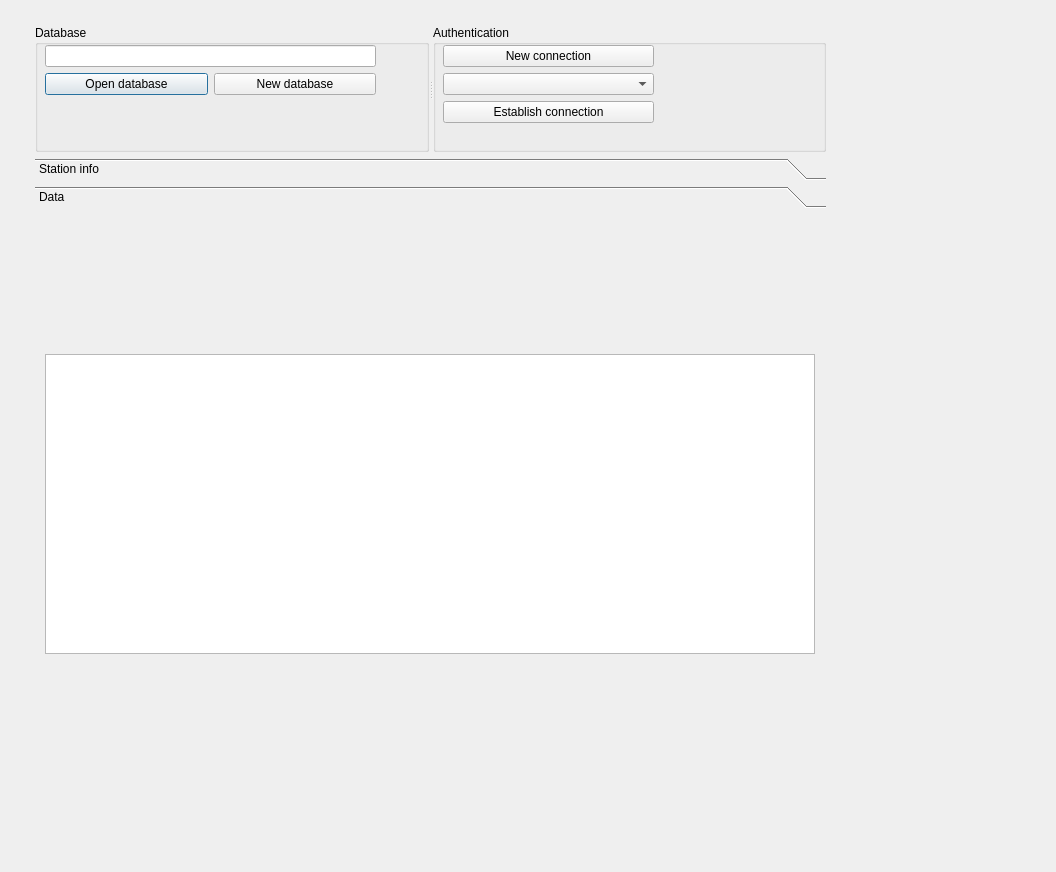
<?xml version="1.0" encoding="UTF-8"?>
<ui version="4.0">
 <class>dlgMain</class>
 <widget class="QDialog" name="dlgMain">
  <property name="geometry">
   <rect>
    <x>0</x>
    <y>0</y>
    <width>1056</width>
    <height>872</height>
   </rect>
  </property>
  <property name="windowTitle">
   <string>Netatmo Weatherdata</string>
  </property>
  <widget class="QWidget" name="verticalLayoutWidget">
   <property name="geometry">
    <rect>
     <x>30</x>
     <y>20</y>
     <width>801</width>
     <height>651</height>
    </rect>
   </property>
   <layout class="QVBoxLayout" name="lytMain" stretch="20,80">
    <property name="leftMargin">
     <number>5</number>
    </property>
    <property name="topMargin">
     <number>5</number>
    </property>
    <property name="rightMargin">
     <number>5</number>
    </property>
    <property name="bottomMargin">
     <number>5</number>
    </property>
    <item>
     <widget class="QSplitter" name="splDBAuth">
      <property name="sizePolicy">
       <sizepolicy hsizetype="Expanding" vsizetype="Expanding">
        <horstretch>0</horstretch>
        <verstretch>0</verstretch>
       </sizepolicy>
      </property>
      <property name="orientation">
       <enum>Qt::Horizontal</enum>
      </property>
      <property name="opaqueResize">
       <bool>true</bool>
      </property>
      <property name="childrenCollapsible">
       <bool>true</bool>
      </property>
      <widget class="QGroupBox" name="grpDB">
       <property name="sizePolicy">
        <sizepolicy hsizetype="Expanding" vsizetype="Expanding">
         <horstretch>0</horstretch>
         <verstretch>0</verstretch>
        </sizepolicy>
       </property>
       <property name="title">
        <string>Database</string>
       </property>
       <widget class="QWidget" name="">
        <property name="geometry">
         <rect>
          <x>10</x>
          <y>20</y>
          <width>331</width>
          <height>51</height>
         </rect>
        </property>
        <layout class="QGridLayout" name="lytDatabase">
         <item row="0" column="0" colspan="2">
          <widget class="QLineEdit" name="ledDatabase"/>
         </item>
         <item row="1" column="0">
          <widget class="QPushButton" name="btnOpenDB">
           <property name="text">
            <string>Open database</string>
           </property>
          </widget>
         </item>
         <item row="1" column="1">
          <widget class="QPushButton" name="btnNewDB">
           <property name="text">
            <string>New database</string>
           </property>
          </widget>
         </item>
        </layout>
       </widget>
      </widget>
      <widget class="QGroupBox" name="grpAuth">
       <property name="sizePolicy">
        <sizepolicy hsizetype="Expanding" vsizetype="Expanding">
         <horstretch>0</horstretch>
         <verstretch>0</verstretch>
        </sizepolicy>
       </property>
       <property name="title">
        <string>Authentication</string>
       </property>
       <widget class="QWidget" name="">
        <property name="geometry">
         <rect>
          <x>10</x>
          <y>20</y>
          <width>211</width>
          <height>80</height>
         </rect>
        </property>
        <layout class="QVBoxLayout" name="verticalLayout">
         <item>
          <widget class="QPushButton" name="btnNewConn">
           <property name="text">
            <string>New connection</string>
           </property>
          </widget>
         </item>
         <item>
          <widget class="QComboBox" name="cmbAuthId"/>
         </item>
         <item>
          <widget class="QPushButton" name="btnEstablishConn">
           <property name="text">
            <string>Establish connection</string>
           </property>
          </widget>
         </item>
        </layout>
       </widget>
      </widget>
     </widget>
    </item>
    <item>
     <widget class="QToolBox" name="tbxMain">
      <property name="autoFillBackground">
       <bool>false</bool>
      </property>
      <property name="frameShape">
       <enum>QFrame::NoFrame</enum>
      </property>
      <property name="currentIndex">
       <number>1</number>
      </property>
      <widget class="QWidget" name="tabStationInfo">
       <property name="geometry">
        <rect>
         <x>0</x>
         <y>0</y>
         <width>791</width>
         <height>454</height>
        </rect>
       </property>
       <attribute name="label">
        <string>Station info</string>
       </attribute>
       <widget class="QWidget" name="">
        <property name="geometry">
         <rect>
          <x>10</x>
          <y>10</y>
          <width>771</width>
          <height>441</height>
         </rect>
        </property>
        <layout class="QHBoxLayout" name="lytStation">
         <item>
          <layout class="QGridLayout" name="lytStationInfo" rowstretch="0,0,0,0,0,0,20,0,0" columnstretch="10,20,0,10,20">
           <item row="0" column="3">
            <widget class="QLabel" name="lblDateEstablished">
             <property name="sizePolicy">
              <sizepolicy hsizetype="Expanding" vsizetype="Expanding">
               <horstretch>0</horstretch>
               <verstretch>0</verstretch>
              </sizepolicy>
             </property>
             <property name="text">
              <string>Date established:</string>
             </property>
            </widget>
           </item>
           <item row="8" column="0">
            <widget class="QListWidget" name="lbxModules">
             <property name="enabled">
              <bool>false</bool>
             </property>
            </widget>
           </item>
           <item row="0" column="2">
            <spacer name="hspStationInfo">
             <property name="orientation">
              <enum>Qt::Horizontal</enum>
             </property>
             <property name="sizeHint" stdset="0">
              <size>
               <width>40</width>
               <height>20</height>
              </size>
             </property>
            </spacer>
           </item>
           <item row="3" column="1">
            <widget class="QLabel" name="lblModuleTypeStr">
             <property name="sizePolicy">
              <sizepolicy hsizetype="Expanding" vsizetype="Expanding">
               <horstretch>0</horstretch>
               <verstretch>0</verstretch>
              </sizepolicy>
             </property>
             <property name="text">
              <string/>
             </property>
             <property name="alignment">
              <set>Qt::AlignRight|Qt::AlignTrailing|Qt::AlignVCenter</set>
             </property>
            </widget>
           </item>
           <item row="2" column="0">
            <widget class="QLabel" name="lblStationModuleName">
             <property name="sizePolicy">
              <sizepolicy hsizetype="Expanding" vsizetype="Expanding">
               <horstretch>0</horstretch>
               <verstretch>0</verstretch>
              </sizepolicy>
             </property>
             <property name="text">
              <string>Module name:</string>
             </property>
            </widget>
           </item>
           <item row="2" column="1">
            <widget class="QLabel" name="lblModuleNameStr">
             <property name="sizePolicy">
              <sizepolicy hsizetype="Expanding" vsizetype="Expanding">
               <horstretch>0</horstretch>
               <verstretch>0</verstretch>
              </sizepolicy>
             </property>
             <property name="text">
              <string/>
             </property>
             <property name="alignment">
              <set>Qt::AlignRight|Qt::AlignTrailing|Qt::AlignVCenter</set>
             </property>
            </widget>
           </item>
           <item row="2" column="4">
            <widget class="QDateTimeEdit" name="dteLastStatusStore">
             <property name="sizePolicy">
              <sizepolicy hsizetype="Expanding" vsizetype="Fixed">
               <horstretch>0</horstretch>
               <verstretch>0</verstretch>
              </sizepolicy>
             </property>
             <property name="alignment">
              <set>Qt::AlignRight|Qt::AlignTrailing|Qt::AlignVCenter</set>
             </property>
             <property name="readOnly">
              <bool>true</bool>
             </property>
             <property name="buttonSymbols">
              <enum>QAbstractSpinBox::NoButtons</enum>
             </property>
            </widget>
           </item>
           <item row="0" column="0">
            <widget class="QLabel" name="lblStationName">
             <property name="sizePolicy">
              <sizepolicy hsizetype="Expanding" vsizetype="Expanding">
               <horstretch>0</horstretch>
               <verstretch>0</verstretch>
              </sizepolicy>
             </property>
             <property name="text">
              <string>Station name:</string>
             </property>
            </widget>
           </item>
           <item row="1" column="1">
            <widget class="QLineEdit" name="ledID">
             <property name="sizePolicy">
              <sizepolicy hsizetype="Expanding" vsizetype="Fixed">
               <horstretch>0</horstretch>
               <verstretch>0</verstretch>
              </sizepolicy>
             </property>
             <property name="layoutDirection">
              <enum>Qt::LeftToRight</enum>
             </property>
             <property name="alignment">
              <set>Qt::AlignRight|Qt::AlignTrailing|Qt::AlignVCenter</set>
             </property>
             <property name="readOnly">
              <bool>true</bool>
             </property>
            </widget>
           </item>
           <item row="4" column="1">
            <widget class="QLabel" name="lblWifiStatusStr">
             <property name="sizePolicy">
              <sizepolicy hsizetype="Expanding" vsizetype="Expanding">
               <horstretch>0</horstretch>
               <verstretch>0</verstretch>
              </sizepolicy>
             </property>
             <property name="text">
              <string/>
             </property>
             <property name="alignment">
              <set>Qt::AlignRight|Qt::AlignTrailing|Qt::AlignVCenter</set>
             </property>
            </widget>
           </item>
           <item row="1" column="4">
            <widget class="QDateTimeEdit" name="dteLastSetup">
             <property name="sizePolicy">
              <sizepolicy hsizetype="Expanding" vsizetype="Fixed">
               <horstretch>0</horstretch>
               <verstretch>0</verstretch>
              </sizepolicy>
             </property>
             <property name="alignment">
              <set>Qt::AlignRight|Qt::AlignTrailing|Qt::AlignVCenter</set>
             </property>
             <property name="readOnly">
              <bool>true</bool>
             </property>
             <property name="buttonSymbols">
              <enum>QAbstractSpinBox::NoButtons</enum>
             </property>
            </widget>
           </item>
           <item row="6" column="0">
            <spacer name="verticalSpacer">
             <property name="orientation">
              <enum>Qt::Vertical</enum>
             </property>
             <property name="sizeHint" stdset="0">
              <size>
               <width>20</width>
               <height>40</height>
              </size>
             </property>
            </spacer>
           </item>
           <item row="2" column="3">
            <widget class="QLabel" name="lblLastStatusStore">
             <property name="sizePolicy">
              <sizepolicy hsizetype="Expanding" vsizetype="Expanding">
               <horstretch>0</horstretch>
               <verstretch>0</verstretch>
              </sizepolicy>
             </property>
             <property name="text">
              <string>Last status store:</string>
             </property>
            </widget>
           </item>
           <item row="1" column="3">
            <widget class="QLabel" name="lblLastSetup">
             <property name="sizePolicy">
              <sizepolicy hsizetype="Expanding" vsizetype="Expanding">
               <horstretch>0</horstretch>
               <verstretch>0</verstretch>
              </sizepolicy>
             </property>
             <property name="text">
              <string>Last setup:</string>
             </property>
            </widget>
           </item>
           <item row="5" column="1">
            <widget class="QLabel" name="lblModuleFirmwareVersionStr">
             <property name="sizePolicy">
              <sizepolicy hsizetype="Expanding" vsizetype="Expanding">
               <horstretch>0</horstretch>
               <verstretch>0</verstretch>
              </sizepolicy>
             </property>
             <property name="text">
              <string/>
             </property>
             <property name="alignment">
              <set>Qt::AlignRight|Qt::AlignTrailing|Qt::AlignVCenter</set>
             </property>
            </widget>
           </item>
           <item row="3" column="0">
            <widget class="QLabel" name="lblStationType">
             <property name="sizePolicy">
              <sizepolicy hsizetype="Expanding" vsizetype="Expanding">
               <horstretch>0</horstretch>
               <verstretch>0</verstretch>
              </sizepolicy>
             </property>
             <property name="text">
              <string>Type:</string>
             </property>
            </widget>
           </item>
           <item row="4" column="0">
            <widget class="QLabel" name="lblWifiStatus">
             <property name="text">
              <string>WiFi status:</string>
             </property>
            </widget>
           </item>
           <item row="3" column="3">
            <widget class="QLabel" name="lblLastUpgrade">
             <property name="sizePolicy">
              <sizepolicy hsizetype="Expanding" vsizetype="Expanding">
               <horstretch>0</horstretch>
               <verstretch>0</verstretch>
              </sizepolicy>
             </property>
             <property name="text">
              <string>Last upgrade:</string>
             </property>
            </widget>
           </item>
           <item row="1" column="0">
            <widget class="QLabel" name="lblID">
             <property name="sizePolicy">
              <sizepolicy hsizetype="Expanding" vsizetype="Expanding">
               <horstretch>0</horstretch>
               <verstretch>0</verstretch>
              </sizepolicy>
             </property>
             <property name="text">
              <string>Station ID:</string>
             </property>
            </widget>
           </item>
           <item row="0" column="1">
            <widget class="QLabel" name="lblStationNameStr">
             <property name="sizePolicy">
              <sizepolicy hsizetype="Expanding" vsizetype="Expanding">
               <horstretch>0</horstretch>
               <verstretch>0</verstretch>
              </sizepolicy>
             </property>
             <property name="text">
              <string/>
             </property>
             <property name="alignment">
              <set>Qt::AlignRight|Qt::AlignTrailing|Qt::AlignVCenter</set>
             </property>
            </widget>
           </item>
           <item row="7" column="0">
            <widget class="QLabel" name="lblModules">
             <property name="font">
              <font>
               <weight>75</weight>
               <bold>true</bold>
              </font>
             </property>
             <property name="text">
              <string>Modules</string>
             </property>
            </widget>
           </item>
           <item row="5" column="0">
            <widget class="QLabel" name="lblModuleFirmwareVersion">
             <property name="sizePolicy">
              <sizepolicy hsizetype="Expanding" vsizetype="Expanding">
               <horstretch>0</horstretch>
               <verstretch>0</verstretch>
              </sizepolicy>
             </property>
             <property name="text">
              <string>Firmware version:</string>
             </property>
            </widget>
           </item>
           <item row="0" column="4">
            <widget class="QDateTimeEdit" name="dteDateEstablished">
             <property name="sizePolicy">
              <sizepolicy hsizetype="Expanding" vsizetype="Fixed">
               <horstretch>0</horstretch>
               <verstretch>0</verstretch>
              </sizepolicy>
             </property>
             <property name="alignment">
              <set>Qt::AlignRight|Qt::AlignTrailing|Qt::AlignVCenter</set>
             </property>
             <property name="readOnly">
              <bool>true</bool>
             </property>
             <property name="buttonSymbols">
              <enum>QAbstractSpinBox::NoButtons</enum>
             </property>
            </widget>
           </item>
           <item row="3" column="4">
            <widget class="QDateTimeEdit" name="dteLastUpgrade">
             <property name="sizePolicy">
              <sizepolicy hsizetype="Expanding" vsizetype="Fixed">
               <horstretch>0</horstretch>
               <verstretch>0</verstretch>
              </sizepolicy>
             </property>
             <property name="alignment">
              <set>Qt::AlignRight|Qt::AlignTrailing|Qt::AlignVCenter</set>
             </property>
             <property name="readOnly">
              <bool>true</bool>
             </property>
             <property name="buttonSymbols">
              <enum>QAbstractSpinBox::NoButtons</enum>
             </property>
            </widget>
           </item>
          </layout>
         </item>
         <item>
          <widget class="Line" name="line">
           <property name="orientation">
            <enum>Qt::Vertical</enum>
           </property>
          </widget>
         </item>
         <item>
          <layout class="QGridLayout" name="lytStationPlacement" rowstretch="0,0,0,0,0,10">
           <item row="2" column="0">
            <widget class="QLabel" name="lblCountryCode">
             <property name="text">
              <string>Country code:</string>
             </property>
            </widget>
           </item>
           <item row="3" column="0">
            <widget class="QLabel" name="lblLongLat">
             <property name="text">
              <string>Long, Lat:</string>
             </property>
            </widget>
           </item>
           <item row="4" column="1">
            <widget class="QSpinBox" name="spbAltitude">
             <property name="sizePolicy">
              <sizepolicy hsizetype="Expanding" vsizetype="Fixed">
               <horstretch>0</horstretch>
               <verstretch>0</verstretch>
              </sizepolicy>
             </property>
             <property name="alignment">
              <set>Qt::AlignRight|Qt::AlignTrailing|Qt::AlignVCenter</set>
             </property>
             <property name="readOnly">
              <bool>true</bool>
             </property>
             <property name="buttonSymbols">
              <enum>QAbstractSpinBox::NoButtons</enum>
             </property>
             <property name="suffix">
              <string> m</string>
             </property>
             <property name="maximum">
              <number>10000</number>
             </property>
            </widget>
           </item>
           <item row="4" column="0">
            <widget class="QLabel" name="lblAltitude">
             <property name="text">
              <string>Altitude</string>
             </property>
            </widget>
           </item>
           <item row="2" column="1">
            <widget class="QLabel" name="lblCountryCodeStr">
             <property name="sizePolicy">
              <sizepolicy hsizetype="Expanding" vsizetype="Expanding">
               <horstretch>0</horstretch>
               <verstretch>0</verstretch>
              </sizepolicy>
             </property>
             <property name="text">
              <string/>
             </property>
             <property name="alignment">
              <set>Qt::AlignRight|Qt::AlignTrailing|Qt::AlignVCenter</set>
             </property>
            </widget>
           </item>
           <item row="1" column="0">
            <widget class="QLabel" name="lblTimezone">
             <property name="text">
              <string>Timezone:</string>
             </property>
            </widget>
           </item>
           <item row="1" column="1">
            <widget class="QLabel" name="lblTimezoneStr">
             <property name="sizePolicy">
              <sizepolicy hsizetype="Expanding" vsizetype="Expanding">
               <horstretch>0</horstretch>
               <verstretch>0</verstretch>
              </sizepolicy>
             </property>
             <property name="text">
              <string/>
             </property>
             <property name="alignment">
              <set>Qt::AlignRight|Qt::AlignTrailing|Qt::AlignVCenter</set>
             </property>
            </widget>
           </item>
           <item row="3" column="1">
            <widget class="QLineEdit" name="ledLongLat"/>
           </item>
           <item row="0" column="0" colspan="2">
            <widget class="QLabel" name="lblPlacementInfo">
             <property name="font">
              <font>
               <weight>75</weight>
               <bold>true</bold>
              </font>
             </property>
             <property name="text">
              <string>Placement</string>
             </property>
             <property name="alignment">
              <set>Qt::AlignRight|Qt::AlignTrailing|Qt::AlignVCenter</set>
             </property>
            </widget>
           </item>
           <item row="5" column="1">
            <spacer name="verticalSpacer_2">
             <property name="orientation">
              <enum>Qt::Vertical</enum>
             </property>
             <property name="sizeHint" stdset="0">
              <size>
               <width>20</width>
               <height>40</height>
              </size>
             </property>
            </spacer>
           </item>
          </layout>
         </item>
        </layout>
       </widget>
      </widget>
      <widget class="QWidget" name="tabData">
       <property name="geometry">
        <rect>
         <x>0</x>
         <y>0</y>
         <width>791</width>
         <height>454</height>
        </rect>
       </property>
       <attribute name="label">
        <string>Data</string>
       </attribute>
       <widget class="QTableWidget" name="tblData">
        <property name="geometry">
         <rect>
          <x>10</x>
          <y>140</y>
          <width>770</width>
          <height>300</height>
         </rect>
        </property>
        <property name="alternatingRowColors">
         <bool>true</bool>
        </property>
       </widget>
      </widget>
     </widget>
    </item>
   </layout>
  </widget>
 </widget>
 <resources/>
 <connections/>
</ui>
